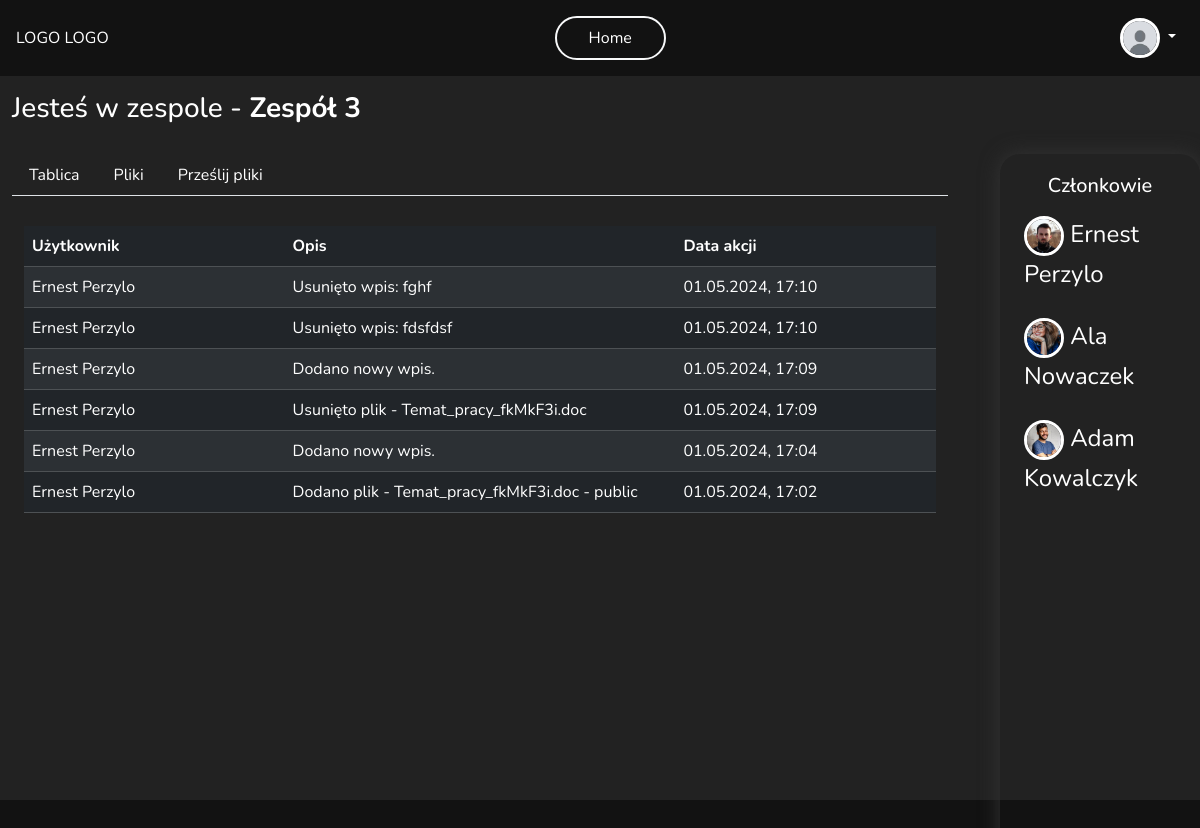
The page /team/5/logs (signed in) on the database its author committed.
### main/models.py (models this page shows, shortened)
class Profile(models.Model):
    user = models.OneToOneField(User, on_delete=models.CASCADE)
    image = models.ImageField(default='default.jpg', upload_to=UniqueFileName('profile_pics'))
    bio = models.TextField(max_length=500, blank=True, null=True)
    country = CountryField(default = 'PL')
    age = models.PositiveSmallIntegerField(blank=True, null=True)
    phone_number = models.CharField(max_length=20, blank=True, null=True)
    website = models.CharField(max_length=255, blank=True, null=True)
    last_password_change = models.DateTimeField(null=True, blank=True, default=timezone.now)

class Team(models.Model):
    name = models.CharField(max_length=255)
    founder = models.ForeignKey(User, on_delete=models.CASCADE, related_name='team_founder')
    members = models.ManyToManyField(User, through='TeamMembership', related_name='team_member', blank=True)
    key = models.OneToOneField(Key, on_delete=models.SET_NULL, null=True, blank=True, related_name='team_key', unique=True)
    def get_members(self):
        return TeamMembership.objects.filter(team=self)
    class Meta:
        permissions = [
            ("add_new_member", "Can add new team memeber"),
            ("delete_member", "Can delete team memeber"),
            ("manage_perms", "Can manage all permission in team"),
            ("view_logs", "Can see team logs")
        ]

class TeamActivityLog(models.Model):
    user = models.ForeignKey(User, on_delete=models.CASCADE)
    action = models.CharField(max_length=150)
    timestamp = models.DateTimeField(default=timezone.now)
    team = models.ForeignKey(Team, on_delete=models.CASCADE)

class TeamMembership(models.Model):
    user = models.ForeignKey(User, on_delete=models.CASCADE)
    team = models.ForeignKey(Team, on_delete=models.CASCADE)
    groups = models.ManyToManyField(Group)
    def get_fullname_member(self):
        return f'{self.user.get_full_name()}'

### main/views.py (the view)
# urls.py: path('team/<int:id>/logs', views.team_logs, name='team_logs'),
@login_required
def team_logs(request, id):
    team, members = get_team_and_members(id)
    if request.user.is_authenticated:
        user = request.user
        user_permissions = get_user_perms(user, team)
    logs = TeamActivityLog.objects.filter(team=team).order_by('-timestamp')
    context = {'team':team, 'members':members, 'user_permissions':user_permissions, 'logs':logs}
    return render(request, 'teams/team_logs.html', context=context)

### main/context_processors.py (called while the page is built)
def user_teams(request):
    if request.user.is_authenticated:
        user_teams = Team.objects.filter(members = request.user)
    else:
        user_teams = None
    return {'user_teams':user_teams}

### main/permission_tools.py (called while the page is built)
def get_user_perms(user, team):
    team_membership = TeamMembership.objects.filter(user=user, team=team).first()
    user_permissions = []
    if team_membership:
        group = team_membership.groups.first()
        if group:
            user_permissions += list(group.permissions.values_list('codename', flat=True))
    return user_permissions

### main/views.py (called while the page is built)
def get_team_and_members(id):
    team = get_object_or_404(Team, pk=id)
    members = team.get_members()
    return team, members

### main/templates/teams/team_logs.html (shortened to what this page needs)
{% extends "teams/team_board.html" %}
{% load crispy_forms_tags %}
{% block navbar %}
    {% include 'main/navbar.html' %}
{% endblock navbar %}
{% block team-content %}
    <div class="container-fluid div-logs">
        <table class="table table-striped table-dark ">
            <thead>
              <tr>
                <th class="col-2" scope="col">Użytkownik</th>
                <th class="col-3" scope="col">Opis</th>
                <th class="col-2" scope="col">Data akcji</th>
              </tr>
            </thead>
            <tbody>
                {% for log in logs %}
                    <tr>
                    <td>{{log.user.get_full_name}}</td>
                    <td>{{log.action}}</td>
                    <td>{{log.timestamp|date:"d.m.Y"}}, {{log.timestamp|time:"H:i"}}</td>
                    </tr>
                {% endfor %}
            </tbody>
        </table>
    </div>
{% endblock %}

### main/templates/teams/team_board.html (shortened to what this page needs)
{% extends "main/base.html" %}
{% load crispy_forms_tags %}
{% block content %}
<div class="container-fluid team-container ">
  <h3 class="mt-3">Jesteś w zespole - <strong>{{team.name}}</strong> </h3>
    <div class="row ">
        <div class="col-10 team-col">
            <ul class="nav nav-tabs">
                <li class="nav-item">
                  <a class="nav-link" aria-current="page" href="{% url 'team_board' team.id %}">Tablica</a>
                </li>
                <li class="nav-item">
                  <a class="nav-link" href="{% url 'team_files' team.id %}">Pliki</a>
                </li>
                <li class="nav-item">
                  <a class="nav-link" href="{% url 'team_add_file' team.id %}">Prześlij pliki</a>
                </li>
              </ul>
            <div class="team-content">
              {% block team-content %}{% endblock team-content %}
            </div>
        </div>
        <div class="col-2 members-col" >
            <h5 class="text-center ">Członkowie</h5>
          {% for member in members %}
            <div class="row d-flex align-items-center ">
                <div class="member-name d-flex justify-content-between ">
                    <div>
                      <img src="{{ member.user.profile.image.url }}" class="rounded-circle img-profile">
                      {{member.get_fullname_member}}
                    </div>
                </div>
            </div>
          {% endfor %}
        </div>
    </div>
</div>
{% endblock content %}

### main/templates/main/navbar.html (shortened to what this page needs)
<nav class="navbar navbar-expand-lg my-nav text-light justify-content-center position-relative p-3 z-3">
  <div class="d-flex justify-content-between w-100 align-items-center">
    <a class=" nav-link" href="/">LOGO LOGO</a>
    <ul class="navbar-nav mb-2 mb-lg-0 justify-content-center border border-2 border-light rounded-pill px-4 gap-3 ">
      <li class="nav-item">
        <a class="nav-link active" aria-current="page" href="{% url 'home' %}">Home</a>
      </li>
    </ul>
    <div class="navbar-nav ">
      {% if user.is_authenticated %}
          <div class="nav-item dropdown ml-auto">
            <a class="nav-link dropdown-toggle" href="#" role="button" data-bs-toggle="dropdown" aria-expanded="true">
              <img src="{{ user.profile.image.url }}" class="rounded-circle img-profile">
            </a>
          </div>
      {% else %}
      <a
        class="nav-link border border-2 border-light rounded-pill d-flex justify-content-center align-items-center gap-3 position-relative login-icon"
        href="{% url 'my-login' %}">Login<i class="fa-solid fa-user border border-2 border-light rounded-circle position-absolute button-icon"></i></a>
      {% endif %}
    </div>
  </div>
</nav>

### static/style/new.css (style rules this page uses)
* { padding: 0; margin: 0; box-sizing: border-box; font-family: 'Nunito', sans-serif; }
.bg { background-color: #121212 !important; color: white; }
.navbar { height: 76px !important; }
.nav-link { color: white !important; }
.img-profile { width: 40px ; height: 40px; object-fit: cover; border: 3px solid white; }

### static/style/profile.css (style rules this page uses)
.text-light { color: #babbbc !important; }

### static/style/team.css (style rules this page uses)
.team-container { height: calc(100vh - 76px); background-color: #222222; }
.team-col { border-radius: 20px; width: 80% !important; margin-right: 40px; padding: 20px; }
.members-col { box-shadow: 0 0 20px rgb(52, 52, 52) !important; max-height: 780px !important; min-height: 780px !important; border-radius: 20px; padding: 20px; overflow:auto; margin-top: 20px !important; max-height: 670px !important; overflow-y: auto ; }
.members-col .row { margin: 10px 10px 10px 0; }
.member-name { font-size: 24px; width: auto; padding: 8px; position: relative; }
.nav-tabs { margin-bottom: 30px !important; }
.div-logs { height: 680px; overflow-y: auto; }

### rows shown on the page
Team: name "Zespół 3"
TeamActivityLog: user.get_full_name "Ernest Perzylo", action "Usunięto wpis: fghf", timestamp "01.05.2024", timestamp "17:10"
TeamActivityLog: user.get_full_name "Ernest Perzylo", action "Usunięto wpis: fdsfdsf", timestamp "01.05.2024", timestamp "17:10"
TeamActivityLog: user.get_full_name "Ernest Perzylo", action "Dodano nowy wpis.", timestamp "01.05.2024", timestamp "17:09"
TeamActivityLog: user.get_full_name "Ernest Perzylo", action "Usunięto plik - Temat_pracy_fkMkF3i.doc", timestamp "01.05.2024", timestamp "17:09"
TeamActivityLog: user.get_full_name "Ernest Perzylo", action "Dodano nowy wpis.", timestamp "01.05.2024", timestamp "17:04"
TeamActivityLog: user.get_full_name "Ernest Perzylo", action "Dodano plik - Temat_pracy_fkMkF3i.doc - public", timestamp "01.05.2024", timestamp "17:02"
TeamMembership: user.profile.image (picture), get_fullname_member "Ernest Perzylo"
TeamMembership: user.profile.image (picture), get_fullname_member "Ala Nowaczek"
TeamMembership: user.profile.image (picture), get_fullname_member "Adam Kowalczyk"
